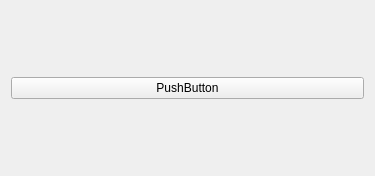
<?xml version="1.0" encoding="UTF-8"?>
<ui version="4.0">
 <class>Widget</class>
 <widget class="QWidget" name="Widget">
  <property name="geometry">
   <rect>
    <x>0</x>
    <y>0</y>
    <width>375</width>
    <height>176</height>
   </rect>
  </property>
  <property name="windowTitle">
   <string>Widget</string>
  </property>
  <layout class="QVBoxLayout" name="verticalLayout">
   <item>
    <widget class="QPushButton" name="pushButton">
     <property name="text">
      <string>PushButton</string>
     </property>
    </widget>
   </item>
  </layout>
 </widget>
 <resources/>
 <connections/>
</ui>
